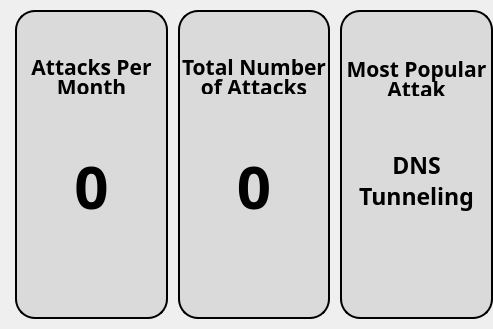
               <widget class="QFrame" name="chartsVerticalFrame">
                <property name="maximumSize">
                 <size>
                  <width>16777215</width>
                  <height>550</height>
                 </size>
                </property>
                <layout class="QHBoxLayout" name="horizontalLayout_13">
                 <property name="spacing">
                  <number>0</number>
                 </property>
                 <property name="leftMargin">
                  <number>0</number>
                 </property>
                 <property name="topMargin">
                  <number>0</number>
                 </property>
                 <property name="rightMargin">
                  <number>0</number>
                 </property>
                 <property name="bottomMargin">
                  <number>0</number>
                 </property>
                 <item>
                  <widget class="QFrame" name="cardsHorizontalFrame">
                   <property name="minimumSize">
                    <size>
                     <width>493</width>
                     <height>307</height>
                    </size>
                   </property>
                   <property name="maximumSize">
                    <size>
                     <width>700</width>
                     <height>16777215</height>
                    </size>
                   </property>
                   <layout class="QHBoxLayout" name="horizontalLayout_14">
                    <property name="spacing">
                     <number>10</number>
                    </property>
                    <property name="leftMargin">
                     <number>15</number>
                    </property>
                    <property name="topMargin">
                     <number>10</number>
                    </property>
                    <property name="rightMargin">
                     <number>0</number>
                    </property>
                    <property name="bottomMargin">
                     <number>10</number>
                    </property>
                    <item>
                     <widget class="QFrame" name="attacksPerMonthVerticalFrame">
                      <property name="minimumSize">
                       <size>
                        <width>150</width>
                        <height>0</height>
                       </size>
                      </property>
                      <property name="styleSheet">
                       <string notr="true">#attacksPerMonthVerticalFrame {
	background-color: rgba(204, 204, 204, 0.6);
	border-radius: 20px;
    border: 2px solid black; 
	color: black;
}</string>
                      </property>
                      <layout class="QVBoxLayout" name="verticalLayout_7">
                       <property name="spacing">
                        <number>0</number>
                       </property>
                       <property name="leftMargin">
                        <number>0</number>
                       </property>
                       <property name="topMargin">
                        <number>0</number>
                       </property>
                       <property name="rightMargin">
                        <number>0</number>
                       </property>
                       <property name="bottomMargin">
                        <number>0</number>
                       </property>
                       <item>
                        <spacer name="verticalSpacer_4">
                         <property name="orientation">
                          <enum>Qt::Orientation::Vertical</enum>
                         </property>
                         <property name="sizeHint" stdset="0">
                          <size>
                           <width>20</width>
                           <height>40</height>
                          </size>
                         </property>
                        </spacer>
                       </item>
                       <item>
                        <widget class="QLabel" name="attacksPerMonthTitleLabel">
                         <property name="minimumSize">
                          <size>
                           <width>0</width>
                           <height>0</height>
                          </size>
                         </property>
                         <property name="maximumSize">
                          <size>
                           <width>16777215</width>
                           <height>110</height>
                          </size>
                         </property>
                         <property name="font">
                          <font>
                           <family>Cairo</family>
                           <pointsize>-1</pointsize>
                           <bold>true</bold>
                          </font>
                         </property>
                         <property name="styleSheet">
                          <string notr="true">#attacksPerMonthTitleLabel {
	background-color: transparent;
	color: black;
    font-size: 21px;
    font-family: Cairo;
    font-weight: bold;
}</string>
                         </property>
                         <property name="text">
                          <string>&lt;p style=&quot;line-height: 0.7;&quot;&gt;Attacks Per &lt;br&gt;Month&lt;/p&gt;</string>
                         </property>
                         <property name="alignment">
                          <set>Qt::AlignmentFlag::AlignCenter</set>
                         </property>
                         <property name="wordWrap">
                          <bool>true</bool>
                         </property>
                        </widget>
                       </item>
                       <item>
                        <spacer name="verticalSpacer_5">
                         <property name="orientation">
                          <enum>Qt::Orientation::Vertical</enum>
                         </property>
                         <property name="sizeHint" stdset="0">
                          <size>
                           <width>20</width>
                           <height>40</height>
                          </size>
                         </property>
                        </spacer>
                       </item>
                       <item>
                        <widget class="QLabel" name="attacksPerMonthValueLabel">
                         <property name="minimumSize">
                          <size>
                           <width>0</width>
                           <height>0</height>
                          </size>
                         </property>
                         <property name="maximumSize">
                          <size>
                           <width>16777215</width>
                           <height>16777215</height>
                          </size>
                         </property>
                         <property name="font">
                          <font>
                           <family>Days One</family>
                           <pointsize>-1</pointsize>
                           <bold>true</bold>
                          </font>
                         </property>
                         <property name="styleSheet">
                          <string notr="true">#attacksPerMonthValueLabel {
	background-color: transparent;
	color: black;
	font-size: 60px;
    font-family: Days One;
    font-weight: bold;
	margin: 10px;
}</string>
                         </property>
                         <property name="text">
                          <string>0</string>
                         </property>
                         <property name="alignment">
                          <set>Qt::AlignmentFlag::AlignCenter</set>
                         </property>
                         <property name="wordWrap">
                          <bool>false</bool>
                         </property>
                        </widget>
                       </item>
                       <item>
                        <spacer name="verticalSpacer_6">
                         <property name="orientation">
                          <enum>Qt::Orientation::Vertical</enum>
                         </property>
                         <property name="sizeHint" stdset="0">
                          <size>
                           <width>20</width>
                           <height>40</height>
                          </size>
                         </property>
                        </spacer>
                       </item>
                       <item>
                        <spacer name="verticalSpacer_7">
                         <property name="orientation">
                          <enum>Qt::Orientation::Vertical</enum>
                         </property>
                         <property name="sizeHint" stdset="0">
                          <size>
                           <width>20</width>
                           <height>40</height>
                          </size>
                         </property>
                        </spacer>
                       </item>
                      </layout>
                     </widget>
                    </item>
                    <item>
                     <widget class="QFrame" name="totalNumOfAttacksVerticalFrame">
                      <property name="minimumSize">
                       <size>
                        <width>150</width>
                        <height>0</height>
                       </size>
                      </property>
                      <property name="styleSheet">
                       <string notr="true">#totalNumOfAttacksVerticalFrame {
	background-color: rgba(204, 204, 204, 0.6);
	border-radius: 20px;
    border: 2px solid black; 
	color: black;
}</string>
                      </property>
                      <layout class="QVBoxLayout" name="verticalLayout_8">
                       <property name="spacing">
                        <number>0</number>
                       </property>
                       <property name="leftMargin">
                        <number>0</number>
                       </property>
                       <property name="topMargin">
                        <number>0</number>
                       </property>
                       <property name="rightMargin">
                        <number>0</number>
                       </property>
                       <property name="bottomMargin">
                        <number>0</number>
                       </property>
                       <item>
                        <spacer name="verticalSpacer_8">
                         <property name="orientation">
                          <enum>Qt::Orientation::Vertical</enum>
                         </property>
                         <property name="sizeHint" stdset="0">
                          <size>
                           <width>20</width>
                           <height>40</height>
                          </size>
                         </property>
                        </spacer>
                       </item>
                       <item>
                        <widget class="QLabel" name="totalNumOfAttacksTitleLabel">
                         <property name="minimumSize">
                          <size>
                           <width>0</width>
                           <height>0</height>
                          </size>
                         </property>
                         <property name="maximumSize">
                          <size>
                           <width>16777215</width>
                           <height>110</height>
                          </size>
                         </property>
                         <property name="font">
                          <font>
                           <family>Cairo</family>
                           <pointsize>-1</pointsize>
                           <bold>true</bold>
                          </font>
                         </property>
                         <property name="styleSheet">
                          <string notr="true">#totalNumOfAttacksTitleLabel {
	background-color: transparent;
	color: black;
    font-size: 21px;
    font-family: Cairo;
    font-weight: bold;
}</string>
                         </property>
                         <property name="text">
                          <string>&lt;p style=&quot;line-height: 0.7;&quot;&gt;Total Number &lt;br&gt;of Attacks&lt;/p&gt;</string>
                         </property>
                         <property name="alignment">
                          <set>Qt::AlignmentFlag::AlignCenter</set>
                         </property>
                         <property name="wordWrap">
                          <bool>true</bool>
                         </property>
                        </widget>
                       </item>
                       <item>
                        <spacer name="verticalSpacer_9">
                         <property name="orientation">
                          <enum>Qt::Orientation::Vertical</enum>
                         </property>
                         <property name="sizeHint" stdset="0">
                          <size>
                           <width>20</width>
                           <height>40</height>
                          </size>
                         </property>
                        </spacer>
                       </item>
                       <item>
                        <widget class="QLabel" name="totalNumOfAttacksValueLabel">
                         <property name="sizePolicy">
                          <sizepolicy hsizetype="Preferred" vsizetype="Preferred">
                           <horstretch>0</horstretch>
                           <verstretch>0</verstretch>
                          </sizepolicy>
                         </property>
                         <property name="minimumSize">
                          <size>
                           <width>0</width>
                           <height>0</height>
                          </size>
                         </property>
                         <property name="maximumSize">
                          <size>
                           <width>16777215</width>
                           <height>16777215</height>
                          </size>
                         </property>
                         <property name="font">
                          <font>
                           <family>Days One</family>
                           <pointsize>-1</pointsize>
                           <bold>true</bold>
                          </font>
                         </property>
                         <property name="styleSheet">
                          <string notr="true">#totalNumOfAttacksValueLabel {
	background-color: transparent;
	color: black;
	font-size: 60px;
    font-family: Days One;
    font-weight: bold;
	margin: 10px;
}</string>
                         </property>
                         <property name="text">
                          <string>0</string>
                         </property>
                         <property name="scaledContents">
                          <bool>false</bool>
                         </property>
                         <property name="alignment">
                          <set>Qt::AlignmentFlag::AlignCenter</set>
                         </property>
                         <property name="wordWrap">
                          <bool>false</bool>
                         </property>
                         <property name="margin">
                          <number>0</number>
                         </property>
                        </widget>
                       </item>
                       <item>
                        <spacer name="verticalSpacer_10">
                         <property name="orientation">
                          <enum>Qt::Orientation::Vertical</enum>
                         </property>
                         <property name="sizeHint" stdset="0">
                          <size>
                           <width>20</width>
                           <height>40</height>
                          </size>
                         </property>
                        </spacer>
                       </item>
                       <item>
                        <spacer name="verticalSpacer_11">
                         <property name="orientation">
                          <enum>Qt::Orientation::Vertical</enum>
                         </property>
                         <property name="sizeHint" stdset="0">
                          <size>
                           <width>20</width>
                           <height>40</height>
                          </size>
                         </property>
                        </spacer>
                       </item>
                      </layout>
                     </widget>
                    </item>
                    <item>
                     <widget class="QFrame" name="mostPopularAttackVerticalFrame">
                      <property name="minimumSize">
                       <size>
                        <width>150</width>
                        <height>0</height>
                       </size>
                      </property>
                      <property name="styleSheet">
                       <string notr="true">#mostPopularAttackVerticalFrame {
	background-color: rgba(204, 204, 204, 0.6);
	border-radius: 20px;
    border: 2px solid black; 
	color: black;
}</string>
                      </property>
                      <layout class="QVBoxLayout" name="verticalLayout_9">
                       <property name="spacing">
                        <number>0</number>
                       </property>
                       <property name="leftMargin">
                        <number>0</number>
                       </property>
                       <property name="topMargin">
                        <number>0</number>
                       </property>
                       <property name="rightMargin">
                        <number>0</number>
                       </property>
                       <property name="bottomMargin">
                        <number>0</number>
                       </property>
                       <item>
                        <spacer name="verticalSpacer_12">
                         <property name="orientation">
                          <enum>Qt::Orientation::Vertical</enum>
                         </property>
                         <property name="sizeHint" stdset="0">
                          <size>
                           <width>20</width>
                           <height>40</height>
                          </size>
                         </property>
                        </spacer>
                       </item>
                       <item>
                        <widget class="QLabel" name="mostPopularAttackTitleLabel">
                         <property name="minimumSize">
                          <size>
                           <width>0</width>
                           <height>0</height>
                          </size>
                         </property>
                         <property name="maximumSize">
                          <size>
                           <width>16777215</width>
                           <height>110</height>
                          </size>
                         </property>
                         <property name="font">
                          <font>
                           <family>Cairo</family>
                           <pointsize>-1</pointsize>
                           <bold>true</bold>
                          </font>
                         </property>
                         <property name="styleSheet">
                          <string notr="true">#mostPopularAttackTitleLabel {
	background-color: transparent;
	color: black;
    font-size: 21px;
    font-family: Cairo;
    font-weight: bold;
}</string>
                         </property>
                         <property name="text">
                          <string>&lt;p style=&quot;line-height: 0.7;&quot;&gt;Most Popular &lt;br&gt;Attak&lt;/p&gt;</string>
                         </property>
                         <property name="alignment">
                          <set>Qt::AlignmentFlag::AlignCenter</set>
                         </property>
                         <property name="wordWrap">
                          <bool>true</bool>
                         </property>
                        </widget>
                       </item>
                       <item>
                        <spacer name="verticalSpacer_13">
                         <property name="orientation">
                          <enum>Qt::Orientation::Vertical</enum>
                         </property>
                         <property name="sizeHint" stdset="0">
                          <size>
                           <width>20</width>
                           <height>40</height>
                          </size>
                         </property>
                        </spacer>
                       </item>
                       <item>
                        <widget class="QLabel" name="mostPopularAttackValueLabel">
                         <property name="minimumSize">
                          <size>
                           <width>0</width>
                           <height>97</height>
                          </size>
                         </property>
                         <property name="maximumSize">
                          <size>
                           <width>16777215</width>
                           <height>16777215</height>
                          </size>
                         </property>
                         <property name="font">
                          <font>
                           <family>Days One</family>
                           <pointsize>-1</pointsize>
                           <bold>true</bold>
                          </font>
                         </property>
                         <property name="styleSheet">
                          <string notr="true">#mostPopularAttackValueLabel {
	background-color: transparent;
	color: black;
	font-size: 23px;
    font-family: Days One;
    font-weight: bold;
	margin: 10px;
    margin-top: 0px;
}</string>
                         </property>
                         <property name="text">
                          <string>DNS&lt;br&gt;Tunneling</string>
                         </property>
                         <property name="alignment">
                          <set>Qt::AlignmentFlag::AlignCenter</set>
                         </property>
                         <property name="wordWrap">
                          <bool>true</bool>
                         </property>
                        </widget>
                       </item>
                       <item>
                        <spacer name="verticalSpacer_14">
                         <property name="orientation">
                          <enum>Qt::Orientation::Vertical</enum>
                         </property>
                         <property name="sizeHint" stdset="0">
                          <size>
                           <width>20</width>
                           <height>40</height>
                          </size>
                         </property>
                        </spacer>
                       </item>
                       <item>
                        <spacer name="verticalSpacer_15">
                         <property name="orientation">
                          <enum>Qt::Orientation::Vertical</enum>
                         </property>
                         <property name="sizeHint" stdset="0">
                          <size>
                           <width>20</width>
                           <height>40</height>
                          </size>
                         </property>
                        </spacer>
                       </item>
                      </layout>
                     </widget>
                    </item>
                   </layout>
                  </widget>
                 </item>
                 <item>
                  <widget class="QFrame" name="barChartVerticalFrame">
                   <property name="minimumSize">
                    <size>
                     <width>0</width>
                     <height>307</height>
                    </size>
                   </property>
                   <property name="maximumSize">
                    <size>
                     <width>16777215</width>
                     <height>16777215</height>
                    </size>
                   </property>
                   <property name="styleSheet">
                    <string notr="true">#barChartVerticalFrame { 
    background-color: rgba(204, 204, 204, 0.6);
    border: 2px solid black; 
    border-radius: 20px;
    margin: 10px 15px 10px 10px;
    color: black;
}</string>
                   </property>
                  </widget>
                 </item>
                </layout>
               </widget>
